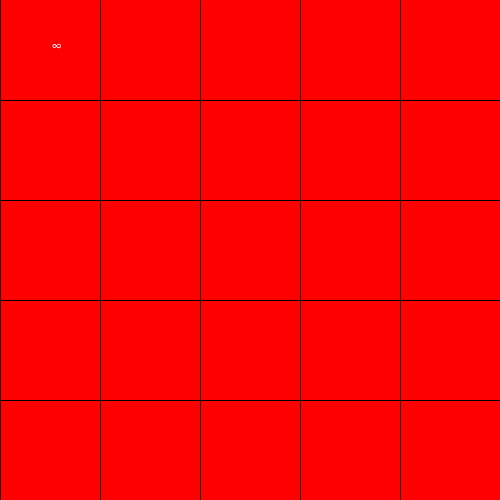
Frame 1 (no input)
Frame 60 (the mouse pressed at the canvas centre just before this capture): identical to frame 1, image omitted
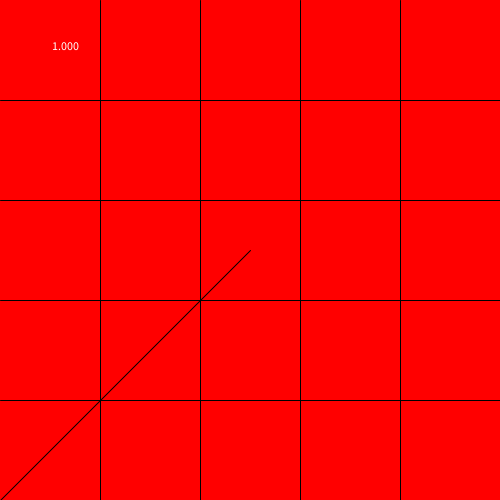
Frame 120 (the mouse held since frame 60 and released just before this capture)

The Processing sketch that drew these frames (run headless with seeded random() and noise(); from frame 60 on, the mouse is pressed at the canvas centre):

// Processing sketch: Slope_thingy
// ── Slope_thingy.pde
float negativeMouseY;
float trueMouseY;
float trueMouseX;

void setup() {
  size(500, 500);
  translate(0, 500);
}

void draw() {
  trueMouseX = mouseX/100;
  if (mouseY < 450) {
    trueMouseY = 0;
  }
  
  if (mouseY < 400) {
    trueMouseY = 1;
  }
  
  if (mouseY < 300) {
    trueMouseY = 2;
  }
  
  if (mouseY < 200) {
    trueMouseY = 3;
  }
  
  if (mouseY < 100) {
    trueMouseY = 4;
  }
  background(255, 0, 0);
  line(0, 500, mouseX, mouseY);
  line(100, 500, 100, 0);
  line(200, 500, 200, 0);
  line(300, 500, 300, 0);
  line(400, 500, 400, 0);
  line(0, 100, 500, 100);
  line(0, 200, 500, 200);
  line(0, 300, 500, 300);
  line(0, 400, 500, 400);
  text(trueMouseY/trueMouseX, 50, 50);
}
